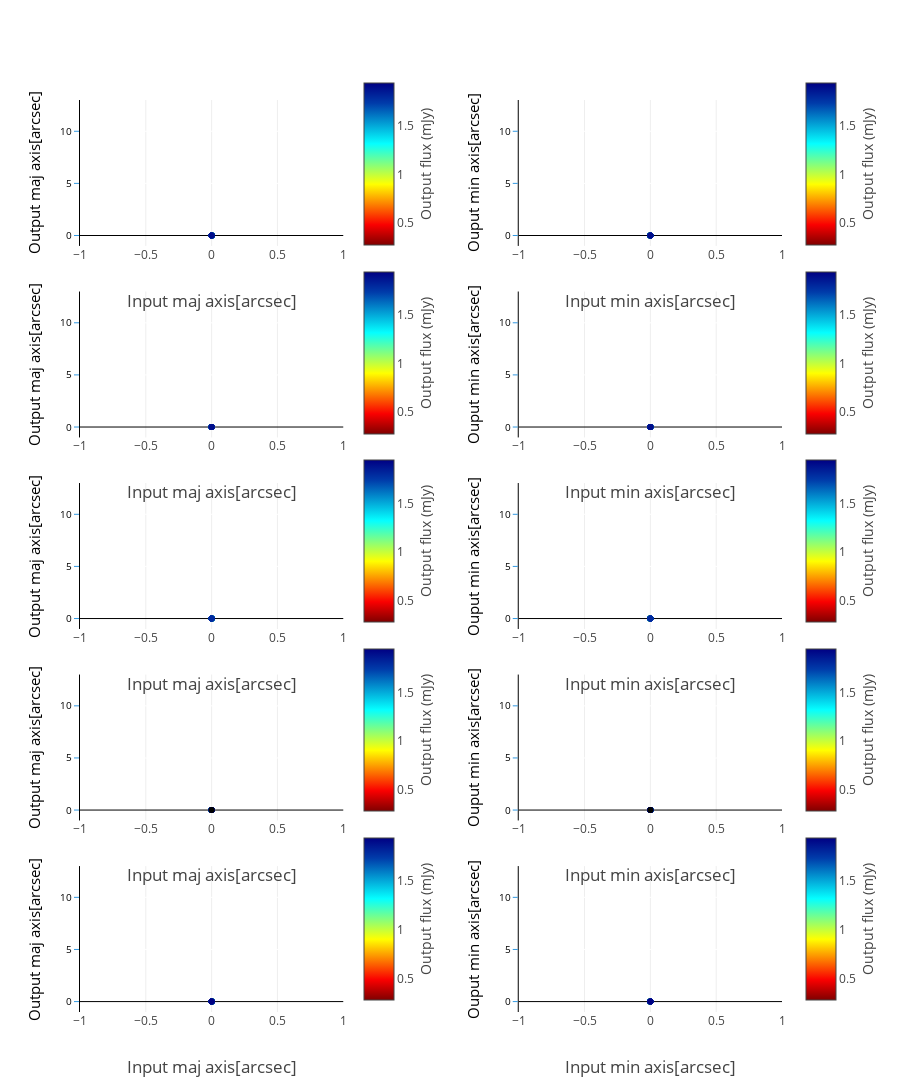

Notebook source saved alongside this figure:
### Code cell
data = []
im_titles =[]
for input_model, output_model in sorted(models_compare.items()):
    header = output_model[:-9]
#    im_titles.append('<b>{:s} Source shape</b>'.format(header.upper()))
#    im_titles.append('<b>{:s} Source shape</b>'.format(header.upper()))

fig = tools.make_subplots(rows=len(models_compare.keys()), cols=2, shared_yaxes=False, print_grid=False,
                          horizontal_spacing = 0.25,
                          vertical_spacing = 0.05,
                          subplot_titles=sorted(im_titles))
j = 0
i = -1
counter = 0
for input_model, output_model in sorted(models_compare.items()):
    table_data = []
    i += 1
    counter+=1
    SCALE = []
    SCALE_ERR = []
    flux_in_data = []
    DELTA_PHASE0 = []
    source_labels = []
    MAJ_MIN_angle_in = []
    MAJ_MIN_angle_out = []
    unresolved = []
    heading = output_model[:-9]
    for n in range(len(results[heading]['flux'])):
        MAJ_MIN_angle_out.append(results[heading]['shape'][n][0])
        MAJ_MIN_angle_in.append(results[heading]['shape'][n][2])
        SCALE.append(results[heading]['shape'][n][3])
        SCALE_ERR.append(results[heading]['shape'][n][4])
        flux_in_data.append(results[heading]['shape'][n][5])
        source_labels.append(results[heading]['shape'][n][6])
        DELTA_PHASE0.append(results[heading]['position'][n][-3])
    try:
        zipped_props = zip(MAJ_MIN_angle_out, MAJ_MIN_angle_in, DELTA_PHASE0, SCALE, SCALE_ERR)
        MAJ_MIN_angle_out, MAJ_MIN_angle_in, DELTA_PHASE0, SCALE, SCALE_ERR = zip(
            *sorted(zipped_props, key=lambda x: x[0]))
        maj_in = [maj_min_angle_in[0] for maj_min_angle_in in MAJ_MIN_angle_in]
        maj_out = [maj_min_angle_out[0] for maj_min_angle_out in MAJ_MIN_angle_out]
        min_in = [maj_min_angle_in[1] for maj_min_angle_in in MAJ_MIN_angle_in]
        min_out = [maj_min_angle_out[1] for maj_min_angle_out in MAJ_MIN_angle_out]
        angle_offset = [(maj_min_angle_out[2] - maj_min_angle_in[2]) for maj_min_angle_out, maj_min_angle_in in zip(
            MAJ_MIN_angle_out, MAJ_MIN_angle_in)]
        flux_MSE = mean_squared_error(maj_in, maj_out)
        reg = linregress(maj_in, maj_out)
        flux_R_score = reg.rvalue
        fig.append_trace(go.Scatter(x=np.array([sorted(maj_in)[0], sorted(maj_in)[-1]]),
                                    showlegend=False,
                                    marker = dict(color = 'rgb(0,0,255)'),
                                    y=np.array([sorted(maj_in)[0], sorted(maj_in)[-1]]),
                                    mode = 'line'), i+1, 1)
        fig.append_trace(go.Scatter(x=np.array([sorted(min_in)[0], sorted(min_in)[-1]]),
                                    showlegend=False,
                                    marker = dict(color = 'rgb(0,0,255)'),
                                    y=np.array([sorted(min_in)[0], sorted(min_in)[-1]]),
                                    mode = 'line'), i+1, 2)
    except ValueError:
        pass
    fig.append_trace(go.Scatter(x=maj_in, y=maj_out, mode = 'markers', showlegend=False,
                                text = name_labels, name = '{:s} flux_ratio'.format(header),
                                marker = dict(color = np.array(flux_out_data)*unit_scaler, showscale=True, colorscale='Jet',
                                              reversescale=True,
                                              colorbar = dict(title='Output flux (mJy)',
                                                              titleside ='right',
                                                              len=PLOT_NUM['colorbar'][PLOTS][2],
                                                              y=PLOT_NUM['colorbar'][PLOTS][1]-j,
                                                              x=0.39)
                                             ),
                                error_y=dict(type='data',
                                             color = 'rgb(158, 63, 221)', visible=True)), i+1, 1)
    fig.append_trace(go.Scatter(x=min_in, y=min_out,
                                mode = 'markers', showlegend=False,
                                text = name_labels, name = '{:s} flux_ratio'.format(header),
                                marker = dict(color = np.array(flux_out_data)*unit_scaler, showscale=True,
                                              colorscale='Jet', reversescale=True,
                                                  colorbar = dict(title='Output flux (mJy)',
                                                              titleside ='right',
                                                              len=PLOT_NUM['colorbar'][PLOTS][2],
                                                              y=PLOT_NUM['colorbar'][PLOTS][1]-j)
                                             ),
                                error_y=dict(type='data',
                                             color = 'rgb(158, 63, 221)', visible=True)), i+1, 2)
    pi,sin,cos = np.pi,np.sin,np.cos
    fig['layout'].update(title='', height=1700, width=900,
                         paper_bgcolor='rgb(255,255,255)', plot_bgcolor=bg_color,
                         legend=dict(xanchor=True)
                        )
    fig['layout'].update(
        {'yaxis{}'.format(counter+i):YAxis(title=u'Output maj axis[arcsec]',gridcolor='rgb(255,255,255)',
                                           color='rgb(0,0,0)',
        range=[-1,13],
        tickfont=dict(size=10, color='rgb(0,0,0)'),
        titlefont=dict(size=15),
        showgrid=True,
        showline=True,
        showticklabels=True,
        tickcolor='rgb(51,153,225)',
        ticks='outside',
        zeroline=True)})
    fig['layout'].update(
        {'yaxis{}'.format(counter+i+1):YAxis(title='Ouput min axis[arcsec]',gridcolor='rgb(255,255,255)',
                                             color='rgb(0,0,0)',
        range=[-1,13],
        tickfont=dict(size=10, color='rgb(0,0,0)'),
        titlefont=dict(size=15),
        showgrid=True,
        showline=True,
        showticklabels=True,
        tickcolor='rgb(51,153,225)',
        ticks='outside',
        zeroline=True)})
    fig['layout'].update({'xaxis{}'.format(counter+i):XAxis(title='Input maj axis[arcsec]',
                                                            titlefont=dict(size=17),
                                                            zeroline=False, position=0.0, overlaying='x',)})
    fig['layout'].update({'xaxis{}'.format(counter+i+1):XAxis(title='Input min axis[arcsec]',
                                                              titlefont=dict(size=17),
                                                              zeroline=False)})# domain=[0.505, 0.8])}
    fig['layout']['annotations'].update({'font':{'size': 12}})
    j+=PLOT_NUM['colorbar'][PLOTS][0]
py.iplot(fig, filename='make-subplots-multiple-with-titles')

### Figure 1 — Plotly figure (JSON) as saved in the notebook; plotly's stock layout.template omitted (floating-point values rounded to 4 significant figures)
{"data": [{"marker": {"color": "rgb(0,0,255)"}, "mode": "line", "showlegend": false, "type": "scatter", "x": [0, 0], "xaxis": "x1", "y": [0, 0], "yaxis": "y1"}, {"marker": {"color": "rgb(0,0,255)"}, "mode": "line", "showlegend": false, "type": "scatter", "x": [0, 0], "xaxis": "x2", "y": [0, 0], "yaxis": "y2"}, {"error_y": {"color": "rgb(158, 63, 221)", "type": "data", "visible": true}, "marker": {"color": [0.2784, 0.3631, 0.4083, 0.4085, 0.4096, 0.4128, 0.4219, 0.5106, 0.5195, 0.5215, 0.5397, 0.5466, 0.5567, 0.557, 0.5692, 0.5759, 0.5823, 0.593, 0.6527, 0.6566, 0.6856, 0.703, 0.7317, 0.755, 0.7562, 0.8027, 0.8416, 0.8455, 0.8527, 0.8563, 0.8672, 0.8697, 0.8804, 0.8828, 0.8966, 0.903, 0.9082, 0.9392, 0.9479, 0.9571, 0.9661, 0.9701, 0.9819, 0.9908, 0.9931, 1.0, 1.012, 1.017, 1.031, 1.074, 1.197, 1.243, 1.277, 1.28, 1.301, 1.302, 1.363, 1.425, 1.435, 1.444, 1.469, 1.471, 1.474, 1.488, 1.504, 1.517, 1.552, 1.556, 1.562, 1.566, 1.574, 1.588, 1.617, 1.673, 1.692, 1.693, 1.703, 1.704, 1.722, 1.779, 1.787, 1.797, 1.803, 1.806, 1.811, 1.899, 1.944], "colorbar": {"len": 0.2, "title": "Output flux (mJy)", "titleside": "right", "x": 0.39, "y": 0.93}, "colorscale": "Jet", "reversescale": true, "showscale": true}, "mode": "markers", "name": "pybdsm-meerkat_SourceRecovery-wsclean flux_ratio", "showlegend": false, "text": ["ah082a", "ch031", "cg142", "cf203", "ce213", "cd172", "cc261", "cb242", "ca011", "bz121", "by101", "bx172", "bw122", "bv292", "bu061", "bt312", "ao132a", "bs311", "br152", "bq311", "bp323", "bo101", "bn242", "bm182", "bl133", "bk282", "bj212", "bi222", "bh062", "bg051", "bf332", "be272", "bd233", "bc332", "bb070", "ba262", "az091", "ay313", "ax052", "aw192", "av043", "au161", "at022", "as300", "ar291", "aq232", "ap152", "ao132", "an192", "am012", "al241", "ak241", "aj321", "ai242", "ah082", "ag012", "af292", "ae342", "ad072", "ac102", "ab182", "aa001", "Z272", "Y182", "X333", "W291", "V202", "U111", "T033", "S060", "R251", "Q043", "P142", "O352", "N143", "M012", "L141", "K302", "J311", "I330", "H200", "G281", "F012", "E152", "D032", "C151", "B091"], "type": "scatter", "x": [0, 0, 0, 0, 0, 0, 0, 0, 0, 0, 0, 0, 0, 0, 0, 0, 0, 0, 0, 0, 0, 0, 0, 0, 0, 0, 0, 0, 0, 0, 0, 0, 0, 0, 0, 0, 0, 0, 0, 0, 0, 0, 0, 0, 0, 0, 0, 0, 0, 0, 0, 0, 0, 0, 0, 0, 0, 0, 0, 0, 0, 0, 0, 0, 0, 0, 0, 0, 0, 0, 0, 0, 0, 0, 0, 0, 0, 0, 0, 0, 0, 0, 0, 0, 0, 0], "xaxis": "x1", "y": [1.011e-07, 1.011e-07, 1.011e-07, 1.011e-07, 1.011e-07, 1.011e-07, 1.011e-07, 1.011e-07, 1.011e-07, 1.012e-07, 1.012e-07, 1.012e-07, 1.012e-07, 1.012e-07, 1.012e-07, 1.012e-07, 1.012e-07, 1.012e-07, 1.012e-07, 1.012e-07, 1.012e-07, 1.012e-07, 1.012e-07, 1.012e-07, 1.012e-07, 1.012e-07, 1.012e-07, 1.012e-07, 1.012e-07, 1.012e-07, 1.012e-07, 1.012e-07, 1.012e-07, 1.012e-07, 1.012e-07, 1.012e-07, 1.012e-07, 1.012e-07, 1.012e-07, 1.012e-07, 1.012e-07, 1.012e-07, 1.012e-07, 1.012e-07, 1.012e-07, 1.012e-07, 1.012e-07, 1.012e-07, 1.012e-07, 1.012e-07, 1.012e-07, 1.012e-07, 1.012e-07, 1.012e-07, 1.012e-07, 1.012e-07, 1.012e-07, 1.012e-07, 1.012e-07, 1.012e-07, 1.012e-07, 1.012e-07, 1.012e-07, 1.012e-07, 1.012e-07, 1.012e-07, 1.012e-07, 1.012e-07, 1.012e-07, 1.012e-07, 1.012e-07, 1.013e-07, 1.013e-07, 1.013e-07, 1.013e-07, 1.013e-07, 1.013e-07, 1.013e-07, 1.013e-07, 1.013e-07, 1.013e-07, 1.013e-07, 1.013e-07, 1.013e-07, 1.013e-07, 1.014e-07], "yaxis": "y1"}, {"error_y": {"color": "rgb(158, 63, 221)", "type": "data", "visible": true}, "marker": {"color": [0.2784, 0.3631, 0.4083, 0.4085, 0.4096, 0.4128, 0.4219, 0.5106, 0.5195, 0.5215, 0.5397, 0.5466, 0.5567, 0.557, 0.5692, 0.5759, 0.5823, 0.593, 0.6527, 0.6566, 0.6856, 0.703, 0.7317, 0.755, 0.7562, 0.8027, 0.8416, 0.8455, 0.8527, 0.8563, 0.8672, 0.8697, 0.8804, 0.8828, 0.8966, 0.903, 0.9082, 0.9392, 0.9479, 0.9571, 0.9661, 0.9701, 0.9819, 0.9908, 0.9931, 1.0, 1.012, 1.017, 1.031, 1.074, 1.197, 1.243, 1.277, 1.28, 1.301, 1.302, 1.363, 1.425, 1.435, 1.444, 1.469, 1.471, 1.474, 1.488, 1.504, 1.517, 1.552, 1.556, 1.562, 1.566, 1.574, 1.588, 1.617, 1.673, 1.692, 1.693, 1.703, 1.704, 1.722, 1.779, 1.787, 1.797, 1.803, 1.806, 1.811, 1.899, 1.944], "colorbar": {"len": 0.2, "title": "Output flux (mJy)", "titleside": "right", "y": 0.93}, "colorscale": "Jet", "reversescale": true, "showscale": true}, "mode": "markers", "name": "pybdsm-meerkat_SourceRecovery-wsclean flux_ratio", "showlegend": false, "text": ["ah082a", "ch031", "cg142", "cf203", "ce213", "cd172", "cc261", "cb242", "ca011", "bz121", "by101", "bx172", "bw122", "bv292", "bu061", "bt312", "ao132a", "bs311", "br152", "bq311", "bp323", "bo101", "bn242", "bm182", "bl133", "bk282", "bj212", "bi222", "bh062", "bg051", "bf332", "be272", "bd233", "bc332", "bb070", "ba262", "az091", "ay313", "ax052", "aw192", "av043", "au161", "at022", "as300", "ar291", "aq232", "ap152", "ao132", "an192", "am012", "al241", "ak241", "aj321", "ai242", "ah082", "ag012", "af292", "ae342", "ad072", "ac102", "ab182", "aa001", "Z272", "Y182", "X333", "W291", "V202", "U111", "T033", "S060", "R251", "Q043", "P142", "O352", "N143", "M012", "L141", "K302", "J311", "I330", "H200", "G281", "F012", "E152", "D032", "C151", "B091"], "type": "scatter", "x": [0, 0, 0, 0, 0, 0, 0, 0, 0, 0, 0, 0, 0, 0, 0, 0, 0, 0, 0, 0, 0, 0, 0, 0, 0, 0, 0, 0, 0, 0, 0, 0, 0, 0, 0, 0, 0, 0, 0, 0, 0, 0, 0, 0, 0, 0, 0, 0, 0, 0, 0, 0, 0, 0, 0, 0, 0, 0, 0, 0, 0, 0, 0, 0, 0, 0, 0, 0, 0, 0, 0, 0, 0, 0, 0, 0, 0, 0, 0, 0, 0, 0, 0, 0, 0, 0], "xaxis": "x2", "y": [5.542e-08, 5.554e-08, 5.557e-08, 5.54e-08, 5.55e-08, 5.567e-08, 5.555e-08, 5.55e-08, 5.547e-08, 5.554e-08, 5.553e-08, 5.542e-08, 5.552e-08, 5.55e-08, 5.553e-08, 5.552e-08, 5.551e-08, 5.552e-08, 5.551e-08, 5.561e-08, 5.548e-08, 5.549e-08, 5.549e-08, 5.546e-08, 5.551e-08, 5.544e-08, 5.547e-08, 5.545e-08, 5.552e-08, 5.547e-08, 5.545e-08, 5.551e-08, 5.562e-08, 5.548e-08, 5.553e-08, 5.552e-08, 5.552e-08, 5.551e-08, 5.552e-08, 5.552e-08, 5.556e-08, 5.562e-08, 5.546e-08, 5.55e-08, 5.545e-08, 5.545e-08, 5.556e-08, 5.543e-08, 5.55e-08, 5.551e-08, 5.551e-08, 5.551e-08, 5.55e-08, 5.551e-08, 5.55e-08, 5.548e-08, 5.546e-08, 5.556e-08, 5.543e-08, 5.546e-08, 5.549e-08, 5.55e-08, 5.54e-08, 5.539e-08, 5.547e-08, 5.544e-08, 5.561e-08, 5.557e-08, 5.561e-08, 5.553e-08, 5.553e-08, 5.551e-08, 5.553e-08, 5.549e-08, 5.549e-08, 5.553e-08, 5.563e-08, 5.55e-08, 5.545e-08, 5.552e-08, 5.555e-08, 5.543e-08, 5.561e-08, 5.565e-08, 5.542e-08, 5.559e-08], "yaxis": "y2"}, {"marker": {"color": "rgb(0,0,255)"}, "mode": "line", "showlegend": false, "type": "scatter", "x": [0, 0], "xaxis": "x3", "y": [0, 0], "yaxis": "y3"}, {"marker": {"color": "rgb(0,0,255)"}, "mode": "line", "showlegend": false, "type": "scatter", "x": [0, 0], "xaxis": "x4", "y": [0, 0], "yaxis": "y4"}, {"error_y": {"color": "rgb(158, 63, 221)", "type": "data", "visible": true}, "marker": {"color": [0.2784, 0.3631, 0.4083, 0.4085, 0.4096, 0.4128, 0.4219, 0.5106, 0.5195, 0.5215, 0.5397, 0.5466, 0.5567, 0.557, 0.5692, 0.5759, 0.5823, 0.593, 0.6527, 0.6566, 0.6856, 0.703, 0.7317, 0.755, 0.7562, 0.8027, 0.8416, 0.8455, 0.8527, 0.8563, 0.8672, 0.8697, 0.8804, 0.8828, 0.8966, 0.903, 0.9082, 0.9392, 0.9479, 0.9571, 0.9661, 0.9701, 0.9819, 0.9908, 0.9931, 1.0, 1.012, 1.017, 1.031, 1.074, 1.197, 1.243, 1.277, 1.28, 1.301, 1.302, 1.363, 1.425, 1.435, 1.444, 1.469, 1.471, 1.474, 1.488, 1.504, 1.517, 1.552, 1.556, 1.562, 1.566, 1.574, 1.588, 1.617, 1.673, 1.692, 1.693, 1.703, 1.704, 1.722, 1.779, 1.787, 1.797, 1.803, 1.806, 1.811, 1.899, 1.944], "colorbar": {"len": 0.2, "title": "Output flux (mJy)", "titleside": "right", "x": 0.39, "y": 0.723}, "colorscale": "Jet", "reversescale": true, "showscale": true}, "mode": "markers", "name": "pybdsm-meerkat_SourceRecovery-wsclean flux_ratio", "showlegend": false, "text": ["ah082a", "ch031", "cg142", "cf203", "ce213", "cd172", "cc261", "cb242", "ca011", "bz121", "by101", "bx172", "bw122", "bv292", "bu061", "bt312", "ao132a", "bs311", "br152", "bq311", "bp323", "bo101", "bn242", "bm182", "bl133", "bk282", "bj212", "bi222", "bh062", "bg051", "bf332", "be272", "bd233", "bc332", "bb070", "ba262", "az091", "ay313", "ax052", "aw192", "av043", "au161", "at022", "as300", "ar291", "aq232", "ap152", "ao132", "an192", "am012", "al241", "ak241", "aj321", "ai242", "ah082", "ag012", "af292", "ae342", "ad072", "ac102", "ab182", "aa001", "Z272", "Y182", "X333", "W291", "V202", "U111", "T033", "S060", "R251", "Q043", "P142", "O352", "N143", "M012", "L141", "K302", "J311", "I330", "H200", "G281", "F012", "E152", "D032", "C151", "B091"], "type": "scatter", "x": [0, 0, 0, 0, 0, 0, 0, 0, 0, 0, 0, 0, 0, 0, 0, 0, 0, 0, 0, 0, 0, 0, 0, 0, 0, 0, 0, 0, 0, 0, 0, 0, 0, 0, 0, 0, 0, 0, 0, 0, 0, 0, 0, 0, 0, 0, 0, 0, 0, 0, 0, 0, 0, 0, 0, 0, 0, 0, 0, 0, 0, 0, 0, 0, 0, 0, 0, 0, 0, 0, 0, 0, 0, 0, 0, 0, 0, 0, 0, 0, 0, 0, 0, 0, 0, 0], "xaxis": "x3", "y": [0, 0, 0, 0, 0, 0, 0, 0, 0, 0, 0, 0, 0, 0, 0, 0, 0, 0, 0, 0, 0, 0, 0, 0, 0, 0, 0, 0, 0, 0, 0, 0, 0, 0, 0, 0, 0, 0, 0, 0, 0, 0, 0, 0, 0, 0, 0, 0, 0, 0, 0, 0, 0, 0, 0, 0, 0, 0, 0, 0, 0, 0, 0, 0, 0, 0, 0, 0, 0, 0, 0, 0, 0, 0, 0, 0, 0, 0, 0, 0, 0, 0, 0, 0, 0, 0], "yaxis": "y3"}, {"error_y": {"color": "rgb(158, 63, 221)", "type": "data", "visible": true}, "marker": {"color": [0.2784, 0.3631, 0.4083, 0.4085, 0.4096, 0.4128, 0.4219, 0.5106, 0.5195, 0.5215, 0.5397, 0.5466, 0.5567, 0.557, 0.5692, 0.5759, 0.5823, 0.593, 0.6527, 0.6566, 0.6856, 0.703, 0.7317, 0.755, 0.7562, 0.8027, 0.8416, 0.8455, 0.8527, 0.8563, 0.8672, 0.8697, 0.8804, 0.8828, 0.8966, 0.903, 0.9082, 0.9392, 0.9479, 0.9571, 0.9661, 0.9701, 0.9819, 0.9908, 0.9931, 1.0, 1.012, 1.017, 1.031, 1.074, 1.197, 1.243, 1.277, 1.28, 1.301, 1.302, 1.363, 1.425, 1.435, 1.444, 1.469, 1.471, 1.474, 1.488, 1.504, 1.517, 1.552, 1.556, 1.562, 1.566, 1.574, 1.588, 1.617, 1.673, 1.692, 1.693, 1.703, 1.704, 1.722, 1.779, 1.787, 1.797, 1.803, 1.806, 1.811, 1.899, 1.944], "colorbar": {"len": 0.2, "title": "Output flux (mJy)", "titleside": "right", "y": 0.723}, "colorscale": "Jet", "reversescale": true, "showscale": true}, "mode": "markers", "name": "pybdsm-meerkat_SourceRecovery-wsclean flux_ratio", "showlegend": false, "text": ["ah082a", "ch031", "cg142", "cf203", "ce213", "cd172", "cc261", "cb242", "ca011", "bz121", "by101", "bx172", "bw122", "bv292", "bu061", "bt312", "ao132a", "bs311", "br152", "bq311", "bp323", "bo101", "bn242", "bm182", "bl133", "bk282", "bj212", "bi222", "bh062", "bg051", "bf332", "be272", "bd233", "bc332", "bb070", "ba262", "az091", "ay313", "ax052", "aw192", "av043", "au161", "at022", "as300", "ar291", "aq232", "ap152", "ao132", "an192", "am012", "al241", "ak241", "aj321", "ai242", "ah082", "ag012", "af292", "ae342", "ad072", "ac102", "ab182", "aa001", "Z272", "Y182", "X333", "W291", "V202", "U111", "T033", "S060", "R251", "Q043", "P142", "O352", "N143", "M012", "L141", "K302", "J311", "I330", "H200", "G281", "F012", "E152", "D032", "C151", "B091"], "type": "scatter", "x": [0, 0, 0, 0, 0, 0, 0, 0, 0, 0, 0, 0, 0, 0, 0, 0, 0, 0, 0, 0, 0, 0, 0, 0, 0, 0, 0, 0, 0, 0, 0, 0, 0, 0, 0, 0, 0, 0, 0, 0, 0, 0, 0, 0, 0, 0, 0, 0, 0, 0, 0, 0, 0, 0, 0, 0, 0, 0, 0, 0, 0, 0, 0, 0, 0, 0, 0, 0, 0, 0, 0, 0, 0, 0, 0, 0, 0, 0, 0, 0, 0, 0, 0, 0, 0, 0], "xaxis": "x4", "y": [0, 0, 0, 0, 0, 0, 0, 0, 0, 0, 0, 0, 0, 0, 0, 0, 0, 0, 0, 0, 0, 0, 0, 0, 0, 0, 0, 0, 0, 0, 0, 0, 0, 0, 0, 0, 0, 0, 0, 0, 0, 0, 0, 0, 0, 0, 0, 0, 0, 0, 0, 0, 0, 0, 0, 0, 0, 0, 0, 0, 0, 0, 0, 0, 0, 0, 0, 0, 0, 0, 0, 0, 0, 0, 0, 0, 0, 0, 0, 0, 0, 0, 0, 0, 0, 0], "yaxis": "y4"}, {"marker": {"color": "rgb(0,0,255)"}, "mode": "line", "showlegend": false, "type": "scatter", "x": [0, 0], "xaxis": "x5", "y": [0, 0], "yaxis": "y5"}, {"marker": {"color": "rgb(0,0,255)"}, "mode": "line", "showlegend": false, "type": "scatter", "x": [0, 0], "xaxis": "x6", "y": [0, 0], "yaxis": "y6"}, {"error_y": {"color": "rgb(158, 63, 221)", "type": "data", "visible": true}, "marker": {"color": [0.2784, 0.3631, 0.4083, 0.4085, 0.4096, 0.4128, 0.4219, 0.5106, 0.5195, 0.5215, 0.5397, 0.5466, 0.5567, 0.557, 0.5692, 0.5759, 0.5823, 0.593, 0.6527, 0.6566, 0.6856, 0.703, 0.7317, 0.755, 0.7562, 0.8027, 0.8416, 0.8455, 0.8527, 0.8563, 0.8672, 0.8697, 0.8804, 0.8828, 0.8966, 0.903, 0.9082, 0.9392, 0.9479, 0.9571, 0.9661, 0.9701, 0.9819, 0.9908, 0.9931, 1.0, 1.012, 1.017, 1.031, 1.074, 1.197, 1.243, 1.277, 1.28, 1.301, 1.302, 1.363, 1.425, 1.435, 1.444, 1.469, 1.471, 1.474, 1.488, 1.504, 1.517, 1.552, 1.556, 1.562, 1.566, 1.574, 1.588, 1.617, 1.673, 1.692, 1.693, 1.703, 1.704, 1.722, 1.779, 1.787, 1.797, 1.803, 1.806, 1.811, 1.899, 1.944], "colorbar": {"len": 0.2, "title": "Output flux (mJy)", "titleside": "right", "x": 0.39, "y": 0.516}, "colorscale": "Jet", "reversescale": true, "showscale": true}, "mode": "markers", "name": "pybdsm-meerkat_SourceRecovery-wsclean flux_ratio", "showlegend": false, "text": ["ah082a", "ch031", "cg142", "cf203", "ce213", "cd172", "cc261", "cb242", "ca011", "bz121", "by101", "bx172", "bw122", "bv292", "bu061", "bt312", "ao132a", "bs311", "br152", "bq311", "bp323", "bo101", "bn242", "bm182", "bl133", "bk282", "bj212", "bi222", "bh062", "bg051", "bf332", "be272", "bd233", "bc332", "bb070", "ba262", "az091", "ay313", "ax052", "aw192", "av043", "au161", "at022", "as300", "ar291", "aq232", "ap152", "ao132", "an192", "am012", "al241", "ak241", "aj321", "ai242", "ah082", "ag012", "af292", "ae342", "ad072", "ac102", "ab182", "aa001", "Z272", "Y182", "X333", "W291", "V202", "U111", "T033", "S060", "R251", "Q043", "P142", "O352", "N143", "M012", "L141", "K302", "J311", "I330", "H200", "G281", "F012", "E152", "D032", "C151", "B091"], "type": "scatter", "x": [0, 0, 0, 0, 0, 0, 0, 0, 0, 0, 0, 0, 0, 0, 0, 0, 0, 0, 0, 0, 0, 0, 0, 0, 0, 0, 0, 0, 0, 0, 0, 0, 0, 0, 0, 0, 0, 0, 0, 0, 0, 0, 0, 0, 0, 0, 0, 0, 0, 0, 0, 0, 0, 0, 0, 0, 0, 0, 0, 0, 0, 0, 0, 0, 0, 0, 0, 0, 0, 0, 0, 0, 0, 0, 0, 0, 0, 0, 0, 0, 0, 0, 0], "xaxis": "x5", "y": [5.956e-08, 5.958e-08, 5.958e-08, 5.958e-08, 5.959e-08, 5.959e-08, 5.959e-08, 5.959e-08, 5.96e-08, 5.96e-08, 5.96e-08, 5.96e-08, 5.96e-08, 5.96e-08, 5.96e-08, 5.96e-08, 5.96e-08, 5.96e-08, 5.961e-08, 5.961e-08, 5.961e-08, 5.961e-08, 5.961e-08, 5.961e-08, 5.961e-08, 5.961e-08, 5.961e-08, 5.961e-08, 5.961e-08, 5.961e-08, 5.961e-08, 5.961e-08, 5.961e-08, 5.961e-08, 5.961e-08, 5.962e-08, 5.962e-08, 5.962e-08, 5.962e-08, 5.962e-08, 5.962e-08, 5.962e-08, 5.962e-08, 5.962e-08, 5.962e-08, 5.962e-08, 5.962e-08, 5.962e-08, 5.963e-08, 5.963e-08, 5.963e-08, 5.963e-08, 5.963e-08, 5.963e-08, 5.963e-08, 5.963e-08, 5.963e-08, 5.964e-08, 5.964e-08, 5.964e-08, 5.964e-08, 5.964e-08, 5.964e-08, 5.964e-08, 5.964e-08, 5.965e-08, 5.965e-08, 5.965e-08, 5.965e-08, 5.965e-08, 5.965e-08, 5.966e-08, 5.968e-08, 5.968e-08, 5.968e-08, 5.969e-08, 5.97e-08, 5.971e-08, 5.971e-08, 5.975e-08, 5.976e-08, 5.984e-08, 5.984e-08], "yaxis": "y5"}, {"error_y": {"color": "rgb(158, 63, 221)", "type": "data", "visible": true}, "marker": {"color": [0.2784, 0.3631, 0.4083, 0.4085, 0.4096, 0.4128, 0.4219, 0.5106, 0.5195, 0.5215, 0.5397, 0.5466, 0.5567, 0.557, 0.5692, 0.5759, 0.5823, 0.593, 0.6527, 0.6566, 0.6856, 0.703, 0.7317, 0.755, 0.7562, 0.8027, 0.8416, 0.8455, 0.8527, 0.8563, 0.8672, 0.8697, 0.8804, 0.8828, 0.8966, 0.903, 0.9082, 0.9392, 0.9479, 0.9571, 0.9661, 0.9701, 0.9819, 0.9908, 0.9931, 1.0, 1.012, 1.017, 1.031, 1.074, 1.197, 1.243, 1.277, 1.28, 1.301, 1.302, 1.363, 1.425, 1.435, 1.444, 1.469, 1.471, 1.474, 1.488, 1.504, 1.517, 1.552, 1.556, 1.562, 1.566, 1.574, 1.588, 1.617, 1.673, 1.692, 1.693, 1.703, 1.704, 1.722, 1.779, 1.787, 1.797, 1.803, 1.806, 1.811, 1.899, 1.944], "colorbar": {"len": 0.2, "title": "Output flux (mJy)", "titleside": "right", "y": 0.516}, "colorscale": "Jet", "reversescale": true, "showscale": true}, "mode": "markers", "name": "pybdsm-meerkat_SourceRecovery-wsclean flux_ratio", "showlegend": false, "text": ["ah082a", "ch031", "cg142", "cf203", "ce213", "cd172", "cc261", "cb242", "ca011", "bz121", "by101", "bx172", "bw122", "bv292", "bu061", "bt312", "ao132a", "bs311", "br152", "bq311", "bp323", "bo101", "bn242", "bm182", "bl133", "bk282", "bj212", "bi222", "bh062", "bg051", "bf332", "be272", "bd233", "bc332", "bb070", "ba262", "az091", "ay313", "ax052", "aw192", "av043", "au161", "at022", "as300", "ar291", "aq232", "ap152", "ao132", "an192", "am012", "al241", "ak241", "aj321", "ai242", "ah082", "ag012", "af292", "ae342", "ad072", "ac102", "ab182", "aa001", "Z272", "Y182", "X333", "W291", "V202", "U111", "T033", "S060", "R251", "Q043", "P142", "O352", "N143", "M012", "L141", "K302", "J311", "I330", "H200", "G281", "F012", "E152", "D032", "C151", "B091"], "type": "scatter", "x": [0, 0, 0, 0, 0, 0, 0, 0, 0, 0, 0, 0, 0, 0, 0, 0, 0, 0, 0, 0, 0, 0, 0, 0, 0, 0, 0, 0, 0, 0, 0, 0, 0, 0, 0, 0, 0, 0, 0, 0, 0, 0, 0, 0, 0, 0, 0, 0, 0, 0, 0, 0, 0, 0, 0, 0, 0, 0, 0, 0, 0, 0, 0, 0, 0, 0, 0, 0, 0, 0, 0, 0, 0, 0, 0, 0, 0, 0, 0, 0, 0, 0, 0], "xaxis": "x6", "y": [5.947e-08, 5.954e-08, 5.95e-08, 5.953e-08, 5.955e-08, 5.957e-08, 5.959e-08, 5.956e-08, 5.946e-08, 5.944e-08, 5.94e-08, 5.952e-08, 5.959e-08, 5.958e-08, 5.958e-08, 5.944e-08, 5.96e-08, 5.958e-08, 5.96e-08, 5.96e-08, 5.959e-08, 5.958e-08, 5.95e-08, 5.959e-08, 5.952e-08, 5.948e-08, 5.958e-08, 5.959e-08, 5.961e-08, 5.959e-08, 5.961e-08, 5.955e-08, 5.959e-08, 5.954e-08, 5.961e-08, 5.961e-08, 5.94e-08, 5.959e-08, 5.96e-08, 5.961e-08, 5.96e-08, 5.959e-08, 5.956e-08, 5.961e-08, 5.96e-08, 5.958e-08, 5.956e-08, 5.961e-08, 5.959e-08, 5.96e-08, 5.951e-08, 5.954e-08, 5.959e-08, 5.955e-08, 5.958e-08, 5.952e-08, 5.961e-08, 5.962e-08, 5.958e-08, 5.959e-08, 5.959e-08, 5.964e-08, 5.961e-08, 5.959e-08, 5.961e-08, 5.962e-08, 5.961e-08, 5.959e-08, 5.962e-08, 5.961e-08, 5.942e-08, 5.96e-08, 5.966e-08, 5.96e-08, 5.962e-08, 5.962e-08, 5.961e-08, 5.959e-08, 5.957e-08, 5.957e-08, 5.957e-08, 5.96e-08, 5.956e-08], "yaxis": "y6"}, {"marker": {"color": "rgb(0,0,255)"}, "mode": "line", "showlegend": false, "type": "scatter", "x": [0, 0], "xaxis": "x7", "y": [0, 0], "yaxis": "y7"}, {"marker": {"color": "rgb(0,0,255)"}, "mode": "line", "showlegend": false, "type": "scatter", "x": [0, 0], "xaxis": "x8", "y": [0, 0], "yaxis": "y8"}, {"error_y": {"color": "rgb(158, 63, 221)", "type": "data", "visible": true}, "marker": {"color": [0.2784, 0.3631, 0.4083, 0.4085, 0.4096, 0.4128, 0.4219, 0.5106, 0.5195, 0.5215, 0.5397, 0.5466, 0.5567, 0.557, 0.5692, 0.5759, 0.5823, 0.593, 0.6527, 0.6566, 0.6856, 0.703, 0.7317, 0.755, 0.7562, 0.8027, 0.8416, 0.8455, 0.8527, 0.8563, 0.8672, 0.8697, 0.8804, 0.8828, 0.8966, 0.903, 0.9082, 0.9392, 0.9479, 0.9571, 0.9661, 0.9701, 0.9819, 0.9908, 0.9931, 1.0, 1.012, 1.017, 1.031, 1.074, 1.197, 1.243, 1.277, 1.28, 1.301, 1.302, 1.363, 1.425, 1.435, 1.444, 1.469, 1.471, 1.474, 1.488, 1.504, 1.517, 1.552, 1.556, 1.562, 1.566, 1.574, 1.588, 1.617, 1.673, 1.692, 1.693, 1.703, 1.704, 1.722, 1.779, 1.787, 1.797, 1.803, 1.806, 1.811, 1.899, 1.944], "colorbar": {"len": 0.2, "title": "Output flux (mJy)", "titleside": "right", "x": 0.39, "y": 0.309}, "colorscale": "Jet", "reversescale": true, "showscale": true}, "mode": "markers", "name": "pybdsm-meerkat_SourceRecovery-wsclean flux_ratio", "showlegend": false, "text": ["ah082a", "ch031", "cg142", "cf203", "ce213", "cd172", "cc261", "cb242", "ca011", "bz121", "by101", "bx172", "bw122", "bv292", "bu061", "bt312", "ao132a", "bs311", "br152", "bq311", "bp323", "bo101", "bn242", "bm182", "bl133", "bk282", "bj212", "bi222", "bh062", "bg051", "bf332", "be272", "bd233", "bc332", "bb070", "ba262", "az091", "ay313", "ax052", "aw192", "av043", "au161", "at022", "as300", "ar291", "aq232", "ap152", "ao132", "an192", "am012", "al241", "ak241", "aj321", "ai242", "ah082", "ag012", "af292", "ae342", "ad072", "ac102", "ab182", "aa001", "Z272", "Y182", "X333", "W291", "V202", "U111", "T033", "S060", "R251", "Q043", "P142", "O352", "N143", "M012", "L141", "K302", "J311", "I330", "H200", "G281", "F012", "E152", "D032", "C151", "B091"], "type": "scatter", "x": [0, 0, 0, 0, 0, 0, 0, 0, 0, 0, 0, 0, 0, 0, 0, 0, 0, 0, 0, 0, 0, 0, 0, 0, 0, 0, 0, 0, 0, 0, 0, 0, 0, 0, 0, 0, 0, 0, 0, 0, 0, 0, 0, 0, 0, 0, 0, 0, 0, 0, 0, 0, 0, 0, 0, 0, 0, 0, 0, 0, 0, 0, 0, 0, 0, 0, 0, 0, 0, 0, 0, 0, 0, 0, 0, 0, 0, 0, 0, 0, 0, 0, 0, 0, 0, 0, 0, 0], "xaxis": "x7", "y": [0, 0, 0, 0, 0, 0, 0, 0, 0, 0, 0, 0, 0, 0, 0, 0, 0, 0, 0, 0, 0, 0, 0, 0, 0, 0, 0, 0, 0, 0, 0, 0, 0, 0, 0, 0, 0, 0, 0, 0, 0, 0, 0, 0, 0, 0, 0, 0, 0, 0, 0, 0, 0, 0, 0, 0, 0, 0, 0, 0, 0, 0, 0, 0, 0, 0, 0, 0, 0, 0, 0, 0, 0, 0, 0, 0, 0, 0, 0, 0, 0, 0, 0, 0, 0, 0, 0, 0], "yaxis": "y7"}, {"error_y": {"color": "rgb(158, 63, 221)", "type": "data", "visible": true}, "marker": {"color": [0.2784, 0.3631, 0.4083, 0.4085, 0.4096, 0.4128, 0.4219, 0.5106, 0.5195, 0.5215, 0.5397, 0.5466, 0.5567, 0.557, 0.5692, 0.5759, 0.5823, 0.593, 0.6527, 0.6566, 0.6856, 0.703, 0.7317, 0.755, 0.7562, 0.8027, 0.8416, 0.8455, 0.8527, 0.8563, 0.8672, 0.8697, 0.8804, 0.8828, 0.8966, 0.903, 0.9082, 0.9392, 0.9479, 0.9571, 0.9661, 0.9701, 0.9819, 0.9908, 0.9931, 1.0, 1.012, 1.017, 1.031, 1.074, 1.197, 1.243, 1.277, 1.28, 1.301, 1.302, 1.363, 1.425, 1.435, 1.444, 1.469, 1.471, 1.474, 1.488, 1.504, 1.517, 1.552, 1.556, 1.562, 1.566, 1.574, 1.588, 1.617, 1.673, 1.692, 1.693, 1.703, 1.704, 1.722, 1.779, 1.787, 1.797, 1.803, 1.806, 1.811, 1.899, 1.944], "colorbar": {"len": 0.2, "title": "Output flux (mJy)", "titleside": "right", "y": 0.309}, "colorscale": "Jet", "reversescale": true, "showscale": true}, "mode": "markers", "name": "pybdsm-meerkat_SourceRecovery-wsclean flux_ratio", "showlegend": false, "text": ["ah082a", "ch031", "cg142", "cf203", "ce213", "cd172", "cc261", "cb242", "ca011", "bz121", "by101", "bx172", "bw122", "bv292", "bu061", "bt312", "ao132a", "bs311", "br152", "bq311", "bp323", "bo101", "bn242", "bm182", "bl133", "bk282", "bj212", "bi222", "bh062", "bg051", "bf332", "be272", "bd233", "bc332", "bb070", "ba262", "az091", "ay313", "ax052", "aw192", "av043", "au161", "at022", "as300", "ar291", "aq232", "ap152", "ao132", "an192", "am012", "al241", "ak241", "aj321", "ai242", "ah082", "ag012", "af292", "ae342", "ad072", "ac102", "ab182", "aa001", "Z272", "Y182", "X333", "W291", "V202", "U111", "T033", "S060", "R251", "Q043", "P142", "O352", "N143", "M012", "L141", "K302", "J311", "I330", "H200", "G281", "F012", "E152", "D032", "C151", "B091"], "type": "scatter", "x": [0, 0, 0, 0, 0, 0, 0, 0, 0, 0, 0, 0, 0, 0, 0, 0, 0, 0, 0, 0, 0, 0, 0, 0, 0, 0, 0, 0, 0, 0, 0, 0, 0, 0, 0, 0, 0, 0, 0, 0, 0, 0, 0, 0, 0, 0, 0, 0, 0, 0, 0, 0, 0, 0, 0, 0, 0, 0, 0, 0, 0, 0, 0, 0, 0, 0, 0, 0, 0, 0, 0, 0, 0, 0, 0, 0, 0, 0, 0, 0, 0, 0, 0, 0, 0, 0, 0, 0], "xaxis": "x8", "y": [0, 0, 0, 0, 0, 0, 0, 0, 0, 0, 0, 0, 0, 0, 0, 0, 0, 0, 0, 0, 0, 0, 0, 0, 0, 0, 0, 0, 0, 0, 0, 0, 0, 0, 0, 0, 0, 0, 0, 0, 0, 0, 0, 0, 0, 0, 0, 0, 0, 0, 0, 0, 0, 0, 0, 0, 0, 0, 0, 0, 0, 0, 0, 0, 0, 0, 0, 0, 0, 0, 0, 0, 0, 0, 0, 0, 0, 0, 0, 0, 0, 0, 0, 0, 0, 0, 0, 0], "yaxis": "y8"}, {"marker": {"color": "rgb(0,0,255)"}, "mode": "line", "showlegend": false, "type": "scatter", "x": [0, 0], "xaxis": "x9", "y": [0, 0], "yaxis": "y9"}, {"marker": {"color": "rgb(0,0,255)"}, "mode": "line", "showlegend": false, "type": "scatter", "x": [0, 0], "xaxis": "x10", "y": [0, 0], "yaxis": "y10"}, {"error_y": {"color": "rgb(158, 63, 221)", "type": "data", "visible": true}, "marker": {"color": [0.2784, 0.3631, 0.4083, 0.4085, 0.4096, 0.4128, 0.4219, 0.5106, 0.5195, 0.5215, 0.5397, 0.5466, 0.5567, 0.557, 0.5692, 0.5759, 0.5823, 0.593, 0.6527, 0.6566, 0.6856, 0.703, 0.7317, 0.755, 0.7562, 0.8027, 0.8416, 0.8455, 0.8527, 0.8563, 0.8672, 0.8697, 0.8804, 0.8828, 0.8966, 0.903, 0.9082, 0.9392, 0.9479, 0.9571, 0.9661, 0.9701, 0.9819, 0.9908, 0.9931, 1.0, 1.012, 1.017, 1.031, 1.074, 1.197, 1.243, 1.277, 1.28, 1.301, 1.302, 1.363, 1.425, 1.435, 1.444, 1.469, 1.471, 1.474, 1.488, 1.504, 1.517, 1.552, 1.556, 1.562, 1.566, 1.574, 1.588, 1.617, 1.673, 1.692, 1.693, 1.703, 1.704, 1.722, 1.779, 1.787, 1.797, 1.803, 1.806, 1.811, 1.899, 1.944], "colorbar": {"len": 0.2, "title": "Output flux (mJy)", "titleside": "right", "x": 0.39, "y": 0.102}, "colorscale": "Jet", "reversescale": true, "showscale": true}, "mode": "markers", "name": "pybdsm-meerkat_SourceRecovery-wsclean flux_ratio", "showlegend": false, "text": ["ah082a", "ch031", "cg142", "cf203", "ce213", "cd172", "cc261", "cb242", "ca011", "bz121", "by101", "bx172", "bw122", "bv292", "bu061", "bt312", "ao132a", "bs311", "br152", "bq311", "bp323", "bo101", "bn242", "bm182", "bl133", "bk282", "bj212", "bi222", "bh062", "bg051", "bf332", "be272", "bd233", "bc332", "bb070", "ba262", "az091", "ay313", "ax052", "aw192", "av043", "au161", "at022", "as300", "ar291", "aq232", "ap152", "ao132", "an192", "am012", "al241", "ak241", "aj321", "ai242", "ah082", "ag012", "af292", "ae342", "ad072", "ac102", "ab182", "aa001", "Z272", "Y182", "X333", "W291", "V202", "U111", "T033", "S060", "R251", "Q043", "P142", "O352", "N143", "M012", "L141", "K302", "J311", "I330", "H200", "G281", "F012", "E152", "D032", "C151", "B091"], "type": "scatter", "x": [0, 0, 0, 0, 0, 0, 0, 0, 0, 0, 0, 0, 0, 0, 0, 0, 0, 0, 0, 0, 0, 0, 0, 0, 0, 0, 0, 0, 0, 0, 0, 0, 0, 0, 0, 0, 0, 0, 0, 0, 0, 0, 0, 0, 0, 0, 0, 0, 0, 0, 0, 0, 0, 0, 0, 0, 0, 0, 0, 0, 0, 0, 0, 0, 0, 0, 0, 0, 0, 0, 0, 0, 0, 0, 0, 0, 0, 0, 0, 0, 0, 0, 0, 0, 0, 0, 0], "xaxis": "x9", "y": [0, 0, 0, 0, 0, 0, 0, 0, 0, 0, 0, 0, 0, 0, 0, 0, 0, 0, 0, 0, 0, 0, 0, 0, 0, 0, 0, 0, 0, 0, 0, 0, 0, 0, 0, 0, 0, 0, 0, 0, 0, 0, 0, 0, 0, 0, 0, 0, 0, 0, 0, 0, 0, 0, 0, 0, 0, 0, 0, 0, 0, 0, 0, 0, 0, 0, 0, 0, 0, 0, 0, 0, 0, 0, 0, 0, 0, 0, 0, 0, 0, 0, 0, 0, 0, 0, 0], "yaxis": "y9"}, {"error_y": {"color": "rgb(158, 63, 221)", "type": "data", "visible": true}, "marker": {"color": [0.2784, 0.3631, 0.4083, 0.4085, 0.4096, 0.4128, 0.4219, 0.5106, 0.5195, 0.5215, 0.5397, 0.5466, 0.5567, 0.557, 0.5692, 0.5759, 0.5823, 0.593, 0.6527, 0.6566, 0.6856, 0.703, 0.7317, 0.755, 0.7562, 0.8027, 0.8416, 0.8455, 0.8527, 0.8563, 0.8672, 0.8697, 0.8804, 0.8828, 0.8966, 0.903, 0.9082, 0.9392, 0.9479, 0.9571, 0.9661, 0.9701, 0.9819, 0.9908, 0.9931, 1.0, 1.012, 1.017, 1.031, 1.074, 1.197, 1.243, 1.277, 1.28, 1.301, 1.302, 1.363, 1.425, 1.435, 1.444, 1.469, 1.471, 1.474, 1.488, 1.504, 1.517, 1.552, 1.556, 1.562, 1.566, 1.574, 1.588, 1.617, 1.673, 1.692, 1.693, 1.703, 1.704, 1.722, 1.779, 1.787, 1.797, 1.803, 1.806, 1.811, 1.899, 1.944], "colorbar": {"len": 0.2, "title": "Output flux (mJy)", "titleside": "right", "y": 0.102}, "colorscale": "Jet", "reversescale": true, "showscale": true}, "mode": "markers", "name": "pybdsm-meerkat_SourceRecovery-wsclean flux_ratio", "showlegend": false, "text": ["ah082a", "ch031", "cg142", "cf203", "ce213", "cd172", "cc261", "cb242", "ca011", "bz121", "by101", "bx172", "bw122", "bv292", "bu061", "bt312", "ao132a", "bs311", "br152", "bq311", "bp323", "bo101", "bn242", "bm182", "bl133", "bk282", "bj212", "bi222", "bh062", "bg051", "bf332", "be272", "bd233", "bc332", "bb070", "ba262", "az091", "ay313", "ax052", "aw192", "av043", "au161", "at022", "as300", "ar291", "aq232", "ap152", "ao132", "an192", "am012", "al241", "ak241", "aj321", "ai242", "ah082", "ag012", "af292", "ae342", "ad072", "ac102", "ab182", "aa001", "Z272", "Y182", "X333", "W291", "V202", "U111", "T033", "S060", "R251", "Q043", "P142", "O352", "N143", "M012", "L141", "K302", "J311", "I330", "H200", "G281", "F012", "E152", "D032", "C151", "B091"], "type": "scatter", "x": [0, 0, 0, 0, 0, 0, 0, 0, 0, 0, 0, 0, 0, 0, 0, 0, 0, 0, 0, 0, 0, 0, 0, 0, 0, 0, 0, 0, 0, 0, 0, 0, 0, 0, 0, 0, 0, 0, 0, 0, 0, 0, 0, 0, 0, 0, 0, 0, 0, 0, 0, 0, 0, 0, 0, 0, 0, 0, 0, 0, 0, 0, 0, 0, 0, 0, 0, 0, 0, 0, 0, 0, 0, 0, 0, 0, 0, 0, 0, 0, 0, 0, 0, 0, 0, 0, 0], "xaxis": "x10", "y": [0, 0, 0, 0, 0, 0, 0, 0, 0, 0, 0, 0, 0, 0, 0, 0, 0, 0, 0, 0, 0, 0, 0, 0, 0, 0, 0, 0, 0, 0, 0, 0, 0, 0, 0, 0, 0, 0, 0, 0, 0, 0, 0, 0, 0, 0, 0, 0, 0, 0, 0, 0, 0, 0, 0, 0, 0, 0, 0, 0, 0, 0, 0, 0, 0, 0, 0, 0, 0, 0, 0, 0, 0, 0, 0, 0, 0, 0, 0, 0, 0, 0, 0, 0, 0, 0, 0], "yaxis": "y10"}], "layout": {"annotations": [], "height": 1700, "legend": {"xanchor": true}, "paper_bgcolor": "rgb(255,255,255)", "plot_bgcolor": "", "title": "", "width": 900, "xaxis1": {"anchor": "y1", "domain": [0, 0.375], "overlaying": "x", "position": 0, "title": "Input maj axis[arcsec]", "titlefont": {"size": 17}, "zeroline": false}, "xaxis10": {"anchor": "y10", "domain": [0.625, 1], "title": "Input min axis[arcsec]", "titlefont": {"size": 17}, "zeroline": false}, "xaxis2": {"anchor": "y2", "domain": [0.625, 1], "title": "Input min axis[arcsec]", "titlefont": {"size": 17}, "zeroline": false}, "xaxis3": {"anchor": "y3", "domain": [0, 0.375], "overlaying": "x", "position": 0, "title": "Input maj axis[arcsec]", "titlefont": {"size": 17}, "zeroline": false}, "xaxis4": {"anchor": "y4", "domain": [0.625, 1], "title": "Input min axis[arcsec]", "titlefont": {"size": 17}, "zeroline": false}, "xaxis5": {"anchor": "y5", "domain": [0, 0.375], "overlaying": "x", "position": 0, "title": "Input maj axis[arcsec]", "titlefont": {"size": 17}, "zeroline": false}, "xaxis6": {"anchor": "y6", "domain": [0.625, 1], "title": "Input min axis[arcsec]", "titlefont": {"size": 17}, "zeroline": false}, "xaxis7": {"anchor": "y7", "domain": [0, 0.375], "overlaying": "x", "position": 0, "title": "Input maj axis[arcsec]", "titlefont": {"size": 17}, "zeroline": false}, "xaxis8": {"anchor": "y8", "domain": [0.625, 1], "title": "Input min axis[arcsec]", "titlefont": {"size": 17}, "zeroline": false}, "xaxis9": {"anchor": "y9", "domain": [0, 0.375], "overlaying": "x", "position": 0, "title": "Input maj axis[arcsec]", "titlefont": {"size": 17}, "zeroline": false}, "yaxis1": {"anchor": "x1", "color": "rgb(0,0,0)", "domain": [0.84, 1], "gridcolor": "rgb(255,255,255)", "range": [-1, 13], "showgrid": true, "showline": true, "showticklabels": true, "tickcolor": "rgb(51,153,225)", "tickfont": {"color": "rgb(0,0,0)", "size": 10}, "ticks": "outside", "title": "Output maj axis[arcsec]", "titlefont": {"size": 15}, "zeroline": true}, "yaxis10": {"anchor": "x10", "color": "rgb(0,0,0)", "domain": [0, 0.16], "gridcolor": "rgb(255,255,255)", "range": [-1, 13], "showgrid": true, "showline": true, "showticklabels": true, "tickcolor": "rgb(51,153,225)", "tickfont": {"color": "rgb(0,0,0)", "size": 10}, "ticks": "outside", "title": "Ouput min axis[arcsec]", "titlefont": {"size": 15}, "zeroline": true}, "yaxis2": {"anchor": "x2", "color": "rgb(0,0,0)", "domain": [0.84, 1], "gridcolor": "rgb(255,255,255)", "range": [-1, 13], "showgrid": true, "showline": true, "showticklabels": true, "tickcolor": "rgb(51,153,225)", "tickfont": {"color": "rgb(0,0,0)", "size": 10}, "ticks": "outside", "title": "Ouput min axis[arcsec]", "titlefont": {"size": 15}, "zeroline": true}, "yaxis3": {"anchor": "x3", "color": "rgb(0,0,0)", "domain": [0.63, 0.79], "gridcolor": "rgb(255,255,255)", "range": [-1, 13], "showgrid": true, "showline": true, "showticklabels": true, "tickcolor": "rgb(51,153,225)", "tickfont": {"color": "rgb(0,0,0)", "size": 10}, "ticks": "outside", "title": "Output maj axis[arcsec]", "titlefont": {"size": 15}, "zeroline": true}, "yaxis4": {"anchor": "x4", "color": "rgb(0,0,0)", "domain": [0.63, 0.79], "gridcolor": "rgb(255,255,255)", "range": [-1, 13], "showgrid": true, "showline": true, "showticklabels": true, "tickcolor": "rgb(51,153,225)", "tickfont": {"color": "rgb(0,0,0)", "size": 10}, "ticks": "outside", "title": "Ouput min axis[arcsec]", "titlefont": {"size": 15}, "zeroline": true}, "yaxis5": {"anchor": "x5", "color": "rgb(0,0,0)", "domain": [0.42, 0.58], "gridcolor": "rgb(255,255,255)", "range": [-1, 13], "showgrid": true, "showline": true, "showticklabels": true, "tickcolor": "rgb(51,153,225)", "tickfont": {"color": "rgb(0,0,0)", "size": 10}, "ticks": "outside", "title": "Output maj axis[arcsec]", "titlefont": {"size": 15}, "zeroline": true}, "yaxis6": {"anchor": "x6", "color": "rgb(0,0,0)", "domain": [0.42, 0.58], "gridcolor": "rgb(255,255,255)", "range": [-1, 13], "showgrid": true, "showline": true, "showticklabels": true, "tickcolor": "rgb(51,153,225)", "tickfont": {"color": "rgb(0,0,0)", "size": 10}, "ticks": "outside", "title": "Ouput min axis[arcsec]", "titlefont": {"size": 15}, "zeroline": true}, "yaxis7": {"anchor": "x7", "color": "rgb(0,0,0)", "domain": [0.21, 0.37], "gridcolor": "rgb(255,255,255)", "range": [-1, 13], "showgrid": true, "showline": true, "showticklabels": true, "tickcolor": "rgb(51,153,225)", "tickfont": {"color": "rgb(0,0,0)", "size": 10}, "ticks": "outside", "title": "Output maj axis[arcsec]", "titlefont": {"size": 15}, "zeroline": true}, "yaxis8": {"anchor": "x8", "color": "rgb(0,0,0)", "domain": [0.21, 0.37], "gridcolor": "rgb(255,255,255)", "range": [-1, 13], "showgrid": true, "showline": true, "showticklabels": true, "tickcolor": "rgb(51,153,225)", "tickfont": {"color": "rgb(0,0,0)", "size": 10}, "ticks": "outside", "title": "Ouput min axis[arcsec]", "titlefont": {"size": 15}, "zeroline": true}, "yaxis9": {"anchor": "x9", "color": "rgb(0,0,0)", "domain": [0, 0.16], "gridcolor": "rgb(255,255,255)", "range": [-1, 13], "showgrid": true, "showline": true, "showticklabels": true, "tickcolor": "rgb(51,153,225)", "tickfont": {"color": "rgb(0,0,0)", "size": 10}, "ticks": "outside", "title": "Output maj axis[arcsec]", "titlefont": {"size": 15}, "zeroline": true}}}
